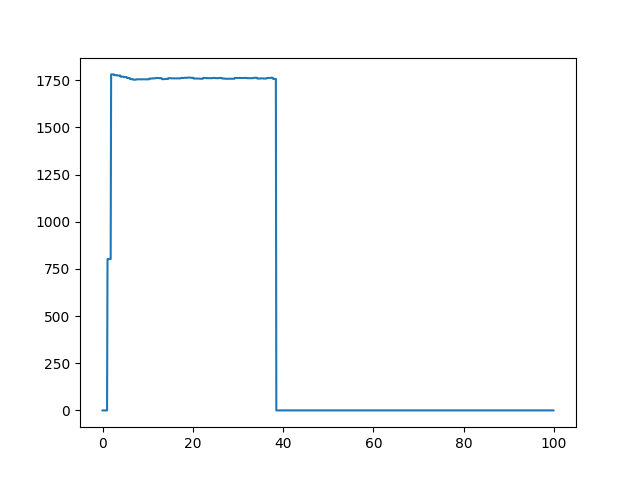

Write Python code to recreate this figure.
from CM4_MBUS_LIB import *
from datetime import datetime
import matplotlib.pyplot as plt

master = RS485_RTU_Master(1, baudrate = 9600, parity = 'E', stopbits = 1)
#print(master.read_multiple_holding_registers(1, int(0x110), 1))
#params, master = Scanner.identify_network_params(1, list(range(1, 10)), [9600, 1200, 2400, 4800], ['E'], [1], [8])
#print(params)
active_power = []
for i in range(0, 1000):
    start_time = datetime.now()
    read = master.read_multiple_holding_registers(1, int(0x140), 2)
    active_power.append(read[0]*int(0x10000)+read[1])
    while ((datetime.now()-start_time).total_seconds()) < 0.1 :
        sleep(0.01)
time = [i/10 for i in range(0, 1000)]
plt.plot(time, active_power)
plt.show()

    
